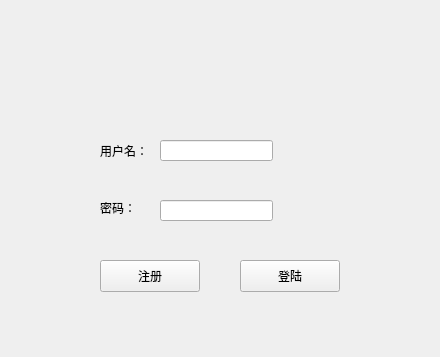
<?xml version="1.0" encoding="UTF-8"?>
<ui version="4.0">
 <class>Widget</class>
 <widget class="QWidget" name="Widget">
  <property name="geometry">
   <rect>
    <x>0</x>
    <y>0</y>
    <width>440</width>
    <height>357</height>
   </rect>
  </property>
  <property name="windowTitle">
   <string>Widget</string>
  </property>
  <widget class="QLabel" name="label">
   <property name="geometry">
    <rect>
     <x>100</x>
     <y>130</y>
     <width>161</width>
     <height>41</height>
    </rect>
   </property>
   <property name="text">
    <string>用户名：</string>
   </property>
  </widget>
  <widget class="QLabel" name="label_2">
   <property name="geometry">
    <rect>
     <x>100</x>
     <y>200</y>
     <width>58</width>
     <height>16</height>
    </rect>
   </property>
   <property name="text">
    <string>密码：</string>
   </property>
  </widget>
  <widget class="QLineEdit" name="User_lineEdit">
   <property name="geometry">
    <rect>
     <x>160</x>
     <y>140</y>
     <width>113</width>
     <height>21</height>
    </rect>
   </property>
  </widget>
  <widget class="QLineEdit" name="password_lineEdit">
   <property name="geometry">
    <rect>
     <x>160</x>
     <y>200</y>
     <width>113</width>
     <height>21</height>
    </rect>
   </property>
  </widget>
  <widget class="QPushButton" name="Register_PB">
   <property name="geometry">
    <rect>
     <x>100</x>
     <y>260</y>
     <width>100</width>
     <height>32</height>
    </rect>
   </property>
   <property name="text">
    <string>注册</string>
   </property>
  </widget>
  <widget class="QPushButton" name="LogIn_PB">
   <property name="geometry">
    <rect>
     <x>240</x>
     <y>260</y>
     <width>100</width>
     <height>32</height>
    </rect>
   </property>
   <property name="text">
    <string>登陆</string>
   </property>
  </widget>
 </widget>
 <resources/>
 <connections/>
</ui>
